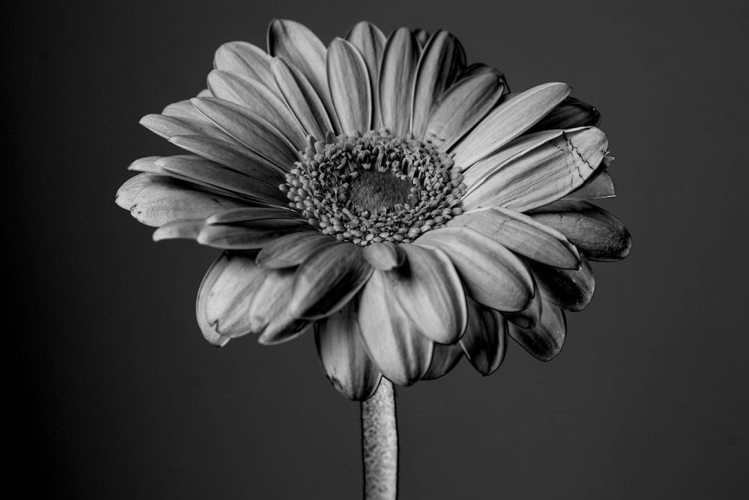
#> input picture SVD Practical Project/Figs/BW-using-curves.jpg, 1498 x 999 px, found by its file name (shown at 1/2 size)
$ python main.py
#> lines starting #> are read from the running program, lines starting #| are printed output that depends on the picture
import numpy as np
from PIL import Image
from matplotlib import pyplot as plt

plt.style.use('classic')
img = Image.open('C:\\Users\\user\\Desktop\\BW-using-curves.jpg')
#> img is the input picture: PIL image 1498x999 RGB; min 0, max 255, mean 62.5

image = img.convert('LA')

imageMatrix = np.array(list(image.getdata(band=0)), float)

imageMatrix.shape = (image.size[1], image.size[0])

plt.figure(figsize=(9, 6))
plt.imshow(imageMatrix, cmap='gray')
plt.show()
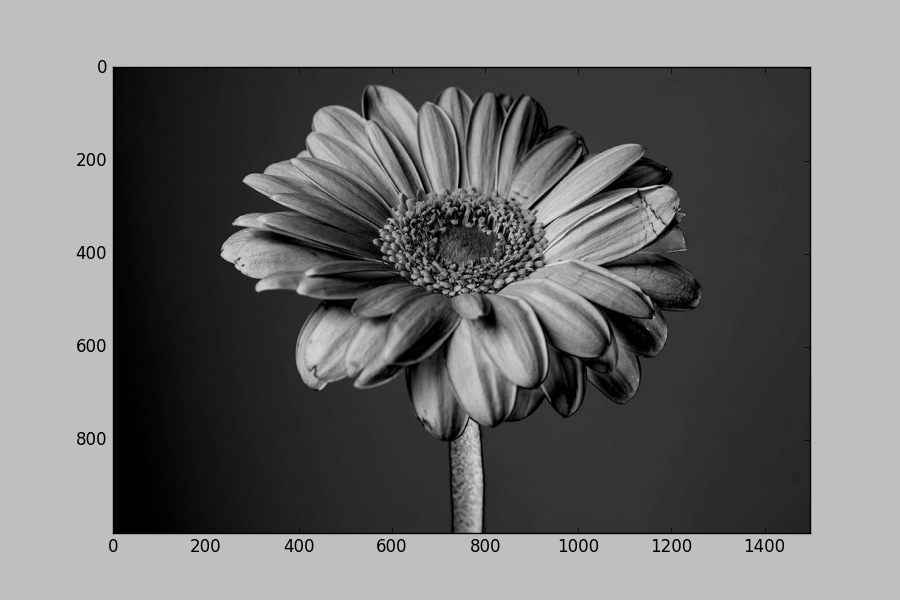
#> figure drawn by matplotlib, 1 panel

U, Sigma, V = np.linalg.svd(imageMatrix)
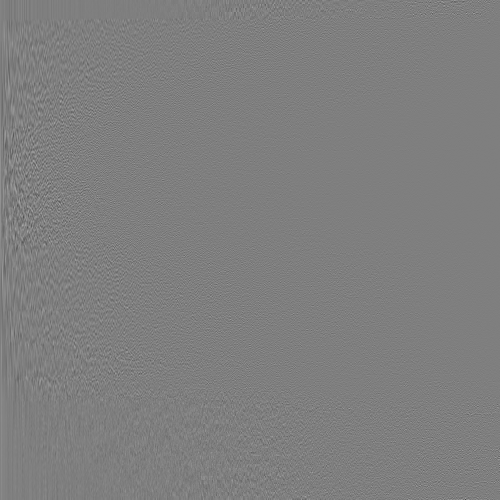
#> U: shape (999, 999) float64 (shown at 1/2 size); min -0.341, max 0.343, mean 4.32e-05; drawn with min black and max white
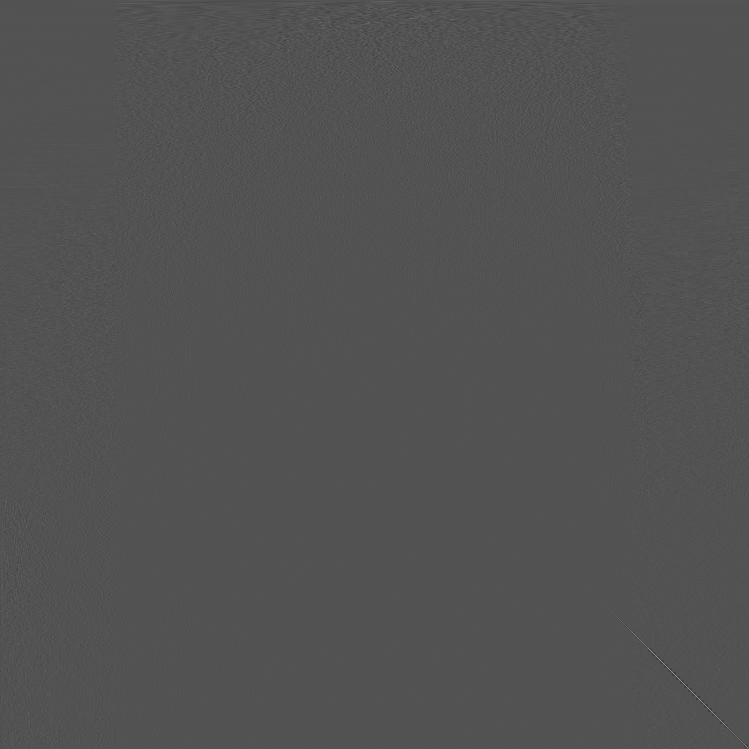
#> V: shape (1498, 1498) float64 (shown at 1/2 size); min -0.425, max 0.883, mean 1.11e-05; drawn with min black and max white
#> Sigma = 999 values, max 86424.7 at index 0, min 0.416 at index 998, mean 456
imageMatrix.shape = (999, 1498)
U.shape = (999, 999)
Sigma.shape = (999,)
V.shape = (1498, 1498)

decomposition = np.matrix(U[:, :2]) * np.diag(Sigma[:2]) * np.matrix(V[:2, :])
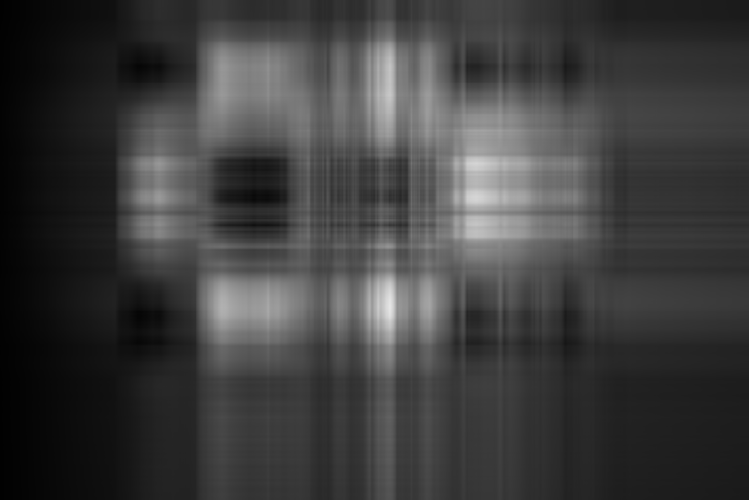
#> decomposition: shape (999, 1498) float64 (shown at 1/2 size); min 1.6, max 230, mean 62.3
plt.imshow(decomposition, cmap='gray')
plt.show()

for i in [0, 5, 10, 15, 20, 30, 50, 300, 700]:
    decomposition = np.matrix(U[:, :i]) * np.diag(Sigma[:i]) * np.matrix(V[:i, :])
    plt.imshow(decomposition, cmap='gray')
    title = "k = %s" % i
    plt.title(title)
    plt.show()
#> this loop made 9 passes
#> pass 2, `decomposition = np.matrix(U[:, :i]) * np.diag(Sigma[:i]) * np.matrix(V..`:
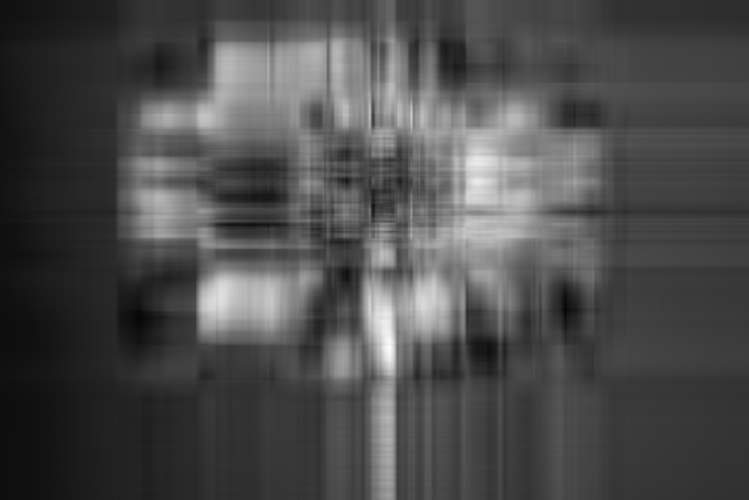
#> decomposition: shape (999, 1498) float64 (shown at 1/2 size); min -14.43, max 242, mean 62.4; drawn with min black and max white
#> pass 3, `decomposition = np.matrix(U[:, :i]) * np.diag(Sigma[:i]) * np.matrix(V..`:
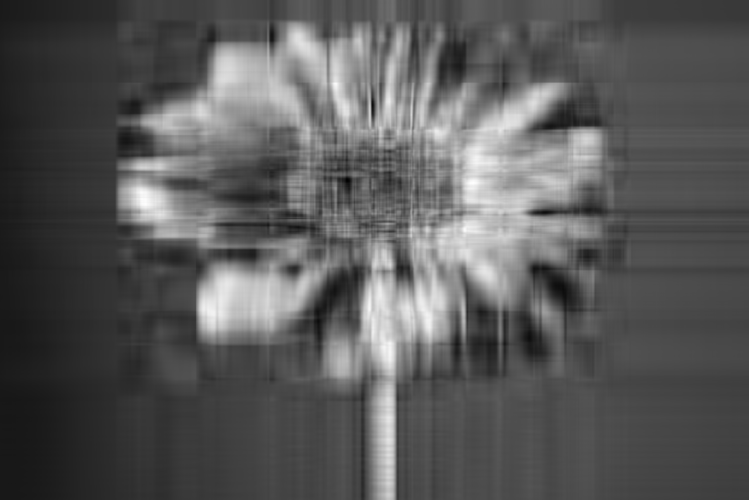
#> decomposition: shape (999, 1498) float64 (shown at 1/2 size); min -23.34, max 221.6, mean 62.5; drawn with min black and max white

plt.stem(Sigma)
plt.show()
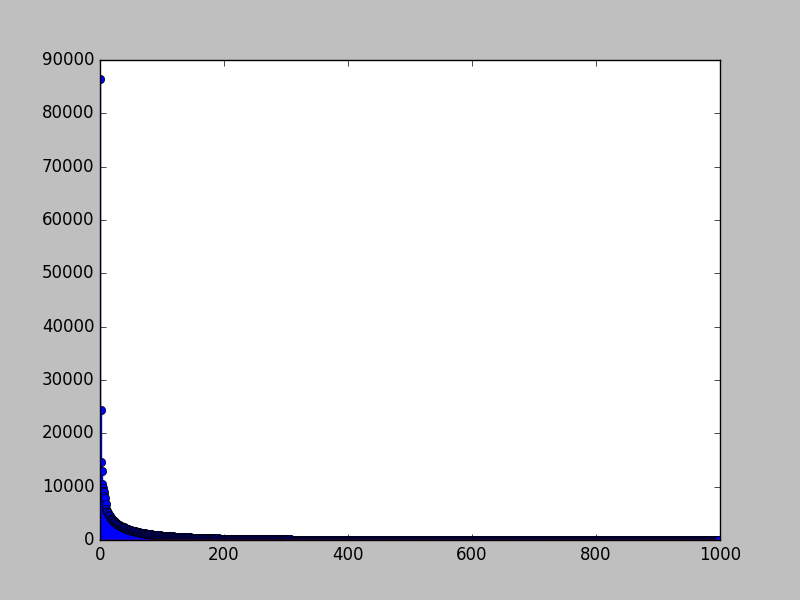
#> figure drawn by matplotlib, 1 panel; curve peaks at x = 0, y = 86424.7
